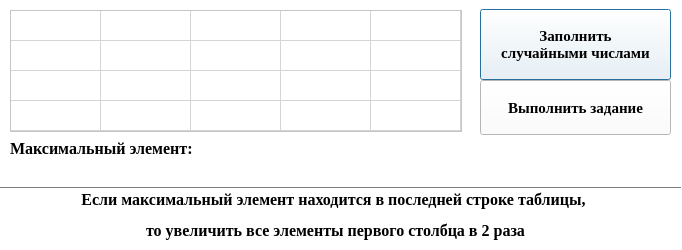
<?xml version="1.0" encoding="UTF-8"?>
<ui version="4.0">
 <class>Dialog</class>
 <widget class="QDialog" name="Dialog">
  <property name="geometry">
   <rect>
    <x>0</x>
    <y>0</y>
    <width>682</width>
    <height>250</height>
   </rect>
  </property>
  <property name="minimumSize">
   <size>
    <width>682</width>
    <height>237</height>
   </size>
  </property>
  <property name="maximumSize">
   <size>
    <width>682</width>
    <height>250</height>
   </size>
  </property>
  <property name="palette">
   <palette>
    <active>
     <colorrole role="WindowText">
      <brush brushstyle="SolidPattern">
       <color alpha="255">
        <red>0</red>
        <green>0</green>
        <blue>0</blue>
       </color>
      </brush>
     </colorrole>
     <colorrole role="Button">
      <brush brushstyle="SolidPattern">
       <color alpha="255">
        <red>255</red>
        <green>255</green>
        <blue>255</blue>
       </color>
      </brush>
     </colorrole>
     <colorrole role="Light">
      <brush brushstyle="SolidPattern">
       <color alpha="255">
        <red>255</red>
        <green>255</green>
        <blue>255</blue>
       </color>
      </brush>
     </colorrole>
     <colorrole role="Midlight">
      <brush brushstyle="SolidPattern">
       <color alpha="255">
        <red>255</red>
        <green>255</green>
        <blue>255</blue>
       </color>
      </brush>
     </colorrole>
     <colorrole role="Dark">
      <brush brushstyle="SolidPattern">
       <color alpha="255">
        <red>127</red>
        <green>127</green>
        <blue>127</blue>
       </color>
      </brush>
     </colorrole>
     <colorrole role="Mid">
      <brush brushstyle="SolidPattern">
       <color alpha="255">
        <red>170</red>
        <green>170</green>
        <blue>170</blue>
       </color>
      </brush>
     </colorrole>
     <colorrole role="Text">
      <brush brushstyle="SolidPattern">
       <color alpha="255">
        <red>0</red>
        <green>0</green>
        <blue>0</blue>
       </color>
      </brush>
     </colorrole>
     <colorrole role="BrightText">
      <brush brushstyle="SolidPattern">
       <color alpha="255">
        <red>255</red>
        <green>255</green>
        <blue>255</blue>
       </color>
      </brush>
     </colorrole>
     <colorrole role="ButtonText">
      <brush brushstyle="SolidPattern">
       <color alpha="255">
        <red>0</red>
        <green>0</green>
        <blue>0</blue>
       </color>
      </brush>
     </colorrole>
     <colorrole role="Base">
      <brush brushstyle="SolidPattern">
       <color alpha="255">
        <red>255</red>
        <green>255</green>
        <blue>255</blue>
       </color>
      </brush>
     </colorrole>
     <colorrole role="Window">
      <brush brushstyle="SolidPattern">
       <color alpha="255">
        <red>255</red>
        <green>255</green>
        <blue>255</blue>
       </color>
      </brush>
     </colorrole>
     <colorrole role="Shadow">
      <brush brushstyle="SolidPattern">
       <color alpha="255">
        <red>0</red>
        <green>0</green>
        <blue>0</blue>
       </color>
      </brush>
     </colorrole>
     <colorrole role="AlternateBase">
      <brush brushstyle="SolidPattern">
       <color alpha="255">
        <red>255</red>
        <green>255</green>
        <blue>255</blue>
       </color>
      </brush>
     </colorrole>
     <colorrole role="ToolTipBase">
      <brush brushstyle="SolidPattern">
       <color alpha="255">
        <red>255</red>
        <green>255</green>
        <blue>220</blue>
       </color>
      </brush>
     </colorrole>
     <colorrole role="ToolTipText">
      <brush brushstyle="SolidPattern">
       <color alpha="255">
        <red>0</red>
        <green>0</green>
        <blue>0</blue>
       </color>
      </brush>
     </colorrole>
    </active>
    <inactive>
     <colorrole role="WindowText">
      <brush brushstyle="SolidPattern">
       <color alpha="255">
        <red>0</red>
        <green>0</green>
        <blue>0</blue>
       </color>
      </brush>
     </colorrole>
     <colorrole role="Button">
      <brush brushstyle="SolidPattern">
       <color alpha="255">
        <red>255</red>
        <green>255</green>
        <blue>255</blue>
       </color>
      </brush>
     </colorrole>
     <colorrole role="Light">
      <brush brushstyle="SolidPattern">
       <color alpha="255">
        <red>255</red>
        <green>255</green>
        <blue>255</blue>
       </color>
      </brush>
     </colorrole>
     <colorrole role="Midlight">
      <brush brushstyle="SolidPattern">
       <color alpha="255">
        <red>255</red>
        <green>255</green>
        <blue>255</blue>
       </color>
      </brush>
     </colorrole>
     <colorrole role="Dark">
      <brush brushstyle="SolidPattern">
       <color alpha="255">
        <red>127</red>
        <green>127</green>
        <blue>127</blue>
       </color>
      </brush>
     </colorrole>
     <colorrole role="Mid">
      <brush brushstyle="SolidPattern">
       <color alpha="255">
        <red>170</red>
        <green>170</green>
        <blue>170</blue>
       </color>
      </brush>
     </colorrole>
     <colorrole role="Text">
      <brush brushstyle="SolidPattern">
       <color alpha="255">
        <red>0</red>
        <green>0</green>
        <blue>0</blue>
       </color>
      </brush>
     </colorrole>
     <colorrole role="BrightText">
      <brush brushstyle="SolidPattern">
       <color alpha="255">
        <red>255</red>
        <green>255</green>
        <blue>255</blue>
       </color>
      </brush>
     </colorrole>
     <colorrole role="ButtonText">
      <brush brushstyle="SolidPattern">
       <color alpha="255">
        <red>0</red>
        <green>0</green>
        <blue>0</blue>
       </color>
      </brush>
     </colorrole>
     <colorrole role="Base">
      <brush brushstyle="SolidPattern">
       <color alpha="255">
        <red>255</red>
        <green>255</green>
        <blue>255</blue>
       </color>
      </brush>
     </colorrole>
     <colorrole role="Window">
      <brush brushstyle="SolidPattern">
       <color alpha="255">
        <red>255</red>
        <green>255</green>
        <blue>255</blue>
       </color>
      </brush>
     </colorrole>
     <colorrole role="Shadow">
      <brush brushstyle="SolidPattern">
       <color alpha="255">
        <red>0</red>
        <green>0</green>
        <blue>0</blue>
       </color>
      </brush>
     </colorrole>
     <colorrole role="AlternateBase">
      <brush brushstyle="SolidPattern">
       <color alpha="255">
        <red>255</red>
        <green>255</green>
        <blue>255</blue>
       </color>
      </brush>
     </colorrole>
     <colorrole role="ToolTipBase">
      <brush brushstyle="SolidPattern">
       <color alpha="255">
        <red>255</red>
        <green>255</green>
        <blue>220</blue>
       </color>
      </brush>
     </colorrole>
     <colorrole role="ToolTipText">
      <brush brushstyle="SolidPattern">
       <color alpha="255">
        <red>0</red>
        <green>0</green>
        <blue>0</blue>
       </color>
      </brush>
     </colorrole>
    </inactive>
    <disabled>
     <colorrole role="WindowText">
      <brush brushstyle="SolidPattern">
       <color alpha="255">
        <red>127</red>
        <green>127</green>
        <blue>127</blue>
       </color>
      </brush>
     </colorrole>
     <colorrole role="Button">
      <brush brushstyle="SolidPattern">
       <color alpha="255">
        <red>255</red>
        <green>255</green>
        <blue>255</blue>
       </color>
      </brush>
     </colorrole>
     <colorrole role="Light">
      <brush brushstyle="SolidPattern">
       <color alpha="255">
        <red>255</red>
        <green>255</green>
        <blue>255</blue>
       </color>
      </brush>
     </colorrole>
     <colorrole role="Midlight">
      <brush brushstyle="SolidPattern">
       <color alpha="255">
        <red>255</red>
        <green>255</green>
        <blue>255</blue>
       </color>
      </brush>
     </colorrole>
     <colorrole role="Dark">
      <brush brushstyle="SolidPattern">
       <color alpha="255">
        <red>127</red>
        <green>127</green>
        <blue>127</blue>
       </color>
      </brush>
     </colorrole>
     <colorrole role="Mid">
      <brush brushstyle="SolidPattern">
       <color alpha="255">
        <red>170</red>
        <green>170</green>
        <blue>170</blue>
       </color>
      </brush>
     </colorrole>
     <colorrole role="Text">
      <brush brushstyle="SolidPattern">
       <color alpha="255">
        <red>127</red>
        <green>127</green>
        <blue>127</blue>
       </color>
      </brush>
     </colorrole>
     <colorrole role="BrightText">
      <brush brushstyle="SolidPattern">
       <color alpha="255">
        <red>255</red>
        <green>255</green>
        <blue>255</blue>
       </color>
      </brush>
     </colorrole>
     <colorrole role="ButtonText">
      <brush brushstyle="SolidPattern">
       <color alpha="255">
        <red>127</red>
        <green>127</green>
        <blue>127</blue>
       </color>
      </brush>
     </colorrole>
     <colorrole role="Base">
      <brush brushstyle="SolidPattern">
       <color alpha="255">
        <red>255</red>
        <green>255</green>
        <blue>255</blue>
       </color>
      </brush>
     </colorrole>
     <colorrole role="Window">
      <brush brushstyle="SolidPattern">
       <color alpha="255">
        <red>255</red>
        <green>255</green>
        <blue>255</blue>
       </color>
      </brush>
     </colorrole>
     <colorrole role="Shadow">
      <brush brushstyle="SolidPattern">
       <color alpha="255">
        <red>0</red>
        <green>0</green>
        <blue>0</blue>
       </color>
      </brush>
     </colorrole>
     <colorrole role="AlternateBase">
      <brush brushstyle="SolidPattern">
       <color alpha="255">
        <red>255</red>
        <green>255</green>
        <blue>255</blue>
       </color>
      </brush>
     </colorrole>
     <colorrole role="ToolTipBase">
      <brush brushstyle="SolidPattern">
       <color alpha="255">
        <red>255</red>
        <green>255</green>
        <blue>220</blue>
       </color>
      </brush>
     </colorrole>
     <colorrole role="ToolTipText">
      <brush brushstyle="SolidPattern">
       <color alpha="255">
        <red>0</red>
        <green>0</green>
        <blue>0</blue>
       </color>
      </brush>
     </colorrole>
    </disabled>
   </palette>
  </property>
  <property name="windowTitle">
   <string>Dialog</string>
  </property>
  <widget class="QTableWidget" name="tableWidget">
   <property name="enabled">
    <bool>true</bool>
   </property>
   <property name="geometry">
    <rect>
     <x>10</x>
     <y>10</y>
     <width>452</width>
     <height>122</height>
    </rect>
   </property>
   <property name="minimumSize">
    <size>
     <width>441</width>
     <height>0</height>
    </size>
   </property>
   <property name="maximumSize">
    <size>
     <width>455</width>
     <height>220</height>
    </size>
   </property>
   <property name="font">
    <font>
     <pointsize>10</pointsize>
    </font>
   </property>
   <property name="editTriggers">
    <set>QAbstractItemView::NoEditTriggers</set>
   </property>
   <property name="rowCount">
    <number>4</number>
   </property>
   <attribute name="horizontalHeaderVisible">
    <bool>false</bool>
   </attribute>
   <attribute name="horizontalHeaderCascadingSectionResizes">
    <bool>false</bool>
   </attribute>
   <attribute name="horizontalHeaderDefaultSectionSize">
    <number>90</number>
   </attribute>
   <attribute name="horizontalHeaderMinimumSectionSize">
    <number>55</number>
   </attribute>
   <attribute name="verticalHeaderVisible">
    <bool>false</bool>
   </attribute>
   <attribute name="verticalHeaderHighlightSections">
    <bool>false</bool>
   </attribute>
   <row>
    <property name="text">
     <string/>
    </property>
   </row>
   <row>
    <property name="text">
     <string/>
    </property>
   </row>
   <row>
    <property name="text">
     <string/>
    </property>
   </row>
   <row>
    <property name="text">
     <string/>
    </property>
   </row>
   <column>
    <property name="text">
     <string>C1</string>
    </property>
   </column>
   <column>
    <property name="text">
     <string>C2</string>
    </property>
   </column>
   <column>
    <property name="text">
     <string>C3</string>
    </property>
   </column>
   <column>
    <property name="text">
     <string>C4</string>
    </property>
   </column>
   <column>
    <property name="text">
     <string>C5</string>
    </property>
   </column>
  </widget>
  <widget class="QPushButton" name="btn_random_number">
   <property name="geometry">
    <rect>
     <x>480</x>
     <y>9</y>
     <width>191</width>
     <height>71</height>
    </rect>
   </property>
   <property name="font">
    <font>
     <family>Times New Roman</family>
     <pointsize>11</pointsize>
     <weight>75</weight>
     <bold>true</bold>
    </font>
   </property>
   <property name="text">
    <string>Заполнить 
случайными числами</string>
   </property>
  </widget>
  <widget class="QPushButton" name="btn_solve">
   <property name="enabled">
    <bool>true</bool>
   </property>
   <property name="geometry">
    <rect>
     <x>480</x>
     <y>80</y>
     <width>191</width>
     <height>55</height>
    </rect>
   </property>
   <property name="font">
    <font>
     <family>Times New Roman</family>
     <pointsize>11</pointsize>
     <weight>75</weight>
     <bold>true</bold>
    </font>
   </property>
   <property name="text">
    <string>Выполнить задание</string>
   </property>
   <property name="autoDefault">
    <bool>true</bool>
   </property>
  </widget>
  <widget class="QLabel" name="label_task_1">
   <property name="geometry">
    <rect>
     <x>10</x>
     <y>190</y>
     <width>651</width>
     <height>51</height>
    </rect>
   </property>
   <property name="font">
    <font>
     <family>Times New Roman</family>
     <pointsize>12</pointsize>
     <weight>75</weight>
     <bold>true</bold>
    </font>
   </property>
   <property name="text">
    <string>&lt;html&gt;&lt;head/&gt;&lt;body&gt;&lt;p&gt;Если максимальный элемент находится в последней строке таблицы, &lt;/p&gt;&lt;p&gt;то увеличить все элементы первого столбца в 2 раза&lt;/p&gt;&lt;/body&gt;&lt;/html&gt;</string>
   </property>
   <property name="alignment">
    <set>Qt::AlignCenter</set>
   </property>
  </widget>
  <widget class="QLabel" name="label_error">
   <property name="geometry">
    <rect>
     <x>350</x>
     <y>144</y>
     <width>321</width>
     <height>31</height>
    </rect>
   </property>
   <property name="font">
    <font>
     <family>Times New Roman</family>
     <pointsize>13</pointsize>
     <weight>75</weight>
     <bold>true</bold>
    </font>
   </property>
   <property name="styleSheet">
    <string notr="true">color: rgb(0, 0, 0);</string>
   </property>
   <property name="text">
    <string/>
   </property>
  </widget>
  <widget class="Line" name="line">
   <property name="geometry">
    <rect>
     <x>0</x>
     <y>180</y>
     <width>681</width>
     <height>16</height>
    </rect>
   </property>
   <property name="orientation">
    <enum>Qt::Horizontal</enum>
   </property>
  </widget>
  <widget class="QLabel" name="label_max_el">
   <property name="geometry">
    <rect>
     <x>10</x>
     <y>140</y>
     <width>331</width>
     <height>16</height>
    </rect>
   </property>
   <property name="font">
    <font>
     <family>Times New Roman</family>
     <pointsize>12</pointsize>
     <weight>75</weight>
     <italic>false</italic>
     <bold>true</bold>
    </font>
   </property>
   <property name="text">
    <string>Максимальный элемент:</string>
   </property>
  </widget>
 </widget>
 <resources/>
 <connections/>
</ui>
